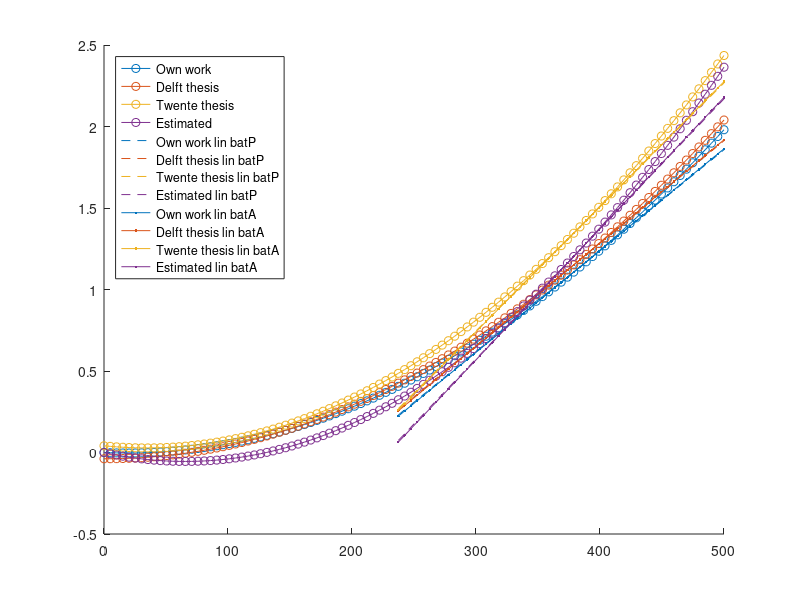

Reproduce this figure in MATLAB.
%% Initialization
clear;
close all;
clc;


%% Set average PWM at equilibrium
% Parrot battery
pwmEqBatP = 169.5916;

% Akku-King battery
pwmEqBatA = 171.4937;


%% Set coefficients
g = 9.81;
cM1 = 3.7;
cM2 = 130.9;
cA1 = cM1/2.55;
cA2 = cM2;

% Parrot battery
mBatP = 0.481;

% Akku-King battery
mBatA = 0.497;


%% Solve for thrust coefficients
% Parrot battery
c1BatP = 4*cA1^2*pwmEqBatP^2 + 8*cA1*cA2*pwmEqBatP + 4*cA2^2;
c2BatP = 4*cA1*pwmEqBatP + 4*cA2;

cT1BatP = mBatP*g/c1BatP*(1/(1-c2BatP/c1BatP*cA2));
cT2BatP = -cA2*cT1BatP;

% Akku-King battery
c1BatA = 4*cA1^2*pwmEqBatA^2 + 8*cA1*cA2*pwmEqBatA + 4*cA2^2;
c2BatA = 4*cA1*pwmEqBatA + 4*cA2;

cT1BatA = mBatA*g/c1BatA*(1/(1-c2BatA/c1BatA*cA2));
cT2BatA = -cA2*cT1BatA;


%% Determine average thrust coefficients
cT1 = mean([cT1BatP,cT1BatA]);
cT2 = mean([cT2BatP,cT2BatA]);


%% Compare with identified coefficients in different theses
load thrust_torque_comp_theses.mat;
omegaR = linspace(0,500)';

% Thrust
Tq = omegaR.^2*thrustPoly.p1;
T2wc = [omegaR.^2,omegaR]*thrustPoly.p2;
T2 = [omegaR.^2,omegaR,ones(length(omegaR),1)]*thrustPoly.p3;
TEst = [omegaR.^2,omegaR]*[cT1;cT2];

pwmEq = mean([pwmEqBatP,pwmEqBatA]);
minPwm = 235;
maxPwm = 500;
[~,startSample] = min(abs(omegaR-minPwm));
[~,endSample] = min(abs(omegaR-maxPwm));
omegaRLin = omegaR(startSample:endSample);
omegaRHoverBatP = cA1*pwmEqBatP+cA2;
T2LinBatP = omegaRLin*[2*omegaRHoverBatP,1]*...
        [thrustPoly.p3(1:2,:),[cT1;cT2]] + ...
         [-omegaRHoverBatP^2,1]*[thrustPoly.p3([1,3],:),[cT1;0]];
omegaRHoverBatA = cA1*pwmEqBatA+cA2;
T2LinBatA = omegaRLin*[2*omegaRHoverBatA,1]*...
        [thrustPoly.p3(1:2,:),[cT1;cT2]] + ...
         [-omegaRHoverBatA^2,1]*[thrustPoly.p3([1,3],:),[cT1;0]];

c = [0,      0.4470, 0.7410;
     0.8500, 0.3250, 0.0980;
     0.9290, 0.6940, 0.1250;
     0.4940, 0.1840, 0.5560];

figure('Name','Nonlinear and linear thrust curves');
hold on;
plot(omegaR,T2wc(:,1),'-o','Color',c(1,:));
plot(omegaR,T2(:,2),'-o','Color',c(2,:));
plot(omegaR,T2(:,3),'-o','Color',c(3,:));
plot(omegaR,TEst,'-o','Color',c(4,:));
for i = 1:4
    plot(omegaRLin,T2LinBatP(:,i),'--','Color',c(i,:));
end
for i = 1:4
    plot(omegaRLin,T2LinBatA(:,i),'.-','Color',c(i,:));
end
legend('Own work','Delft thesis','Twente thesis','Estimated',...
       'Own work lin batP','Delft thesis lin batP',...
       'Twente thesis lin batP','Estimated lin batP',...
       'Own work lin batA','Delft thesis lin batA',...
       'Twente thesis lin batA','Estimated lin batA',...
       'location','northwest');
